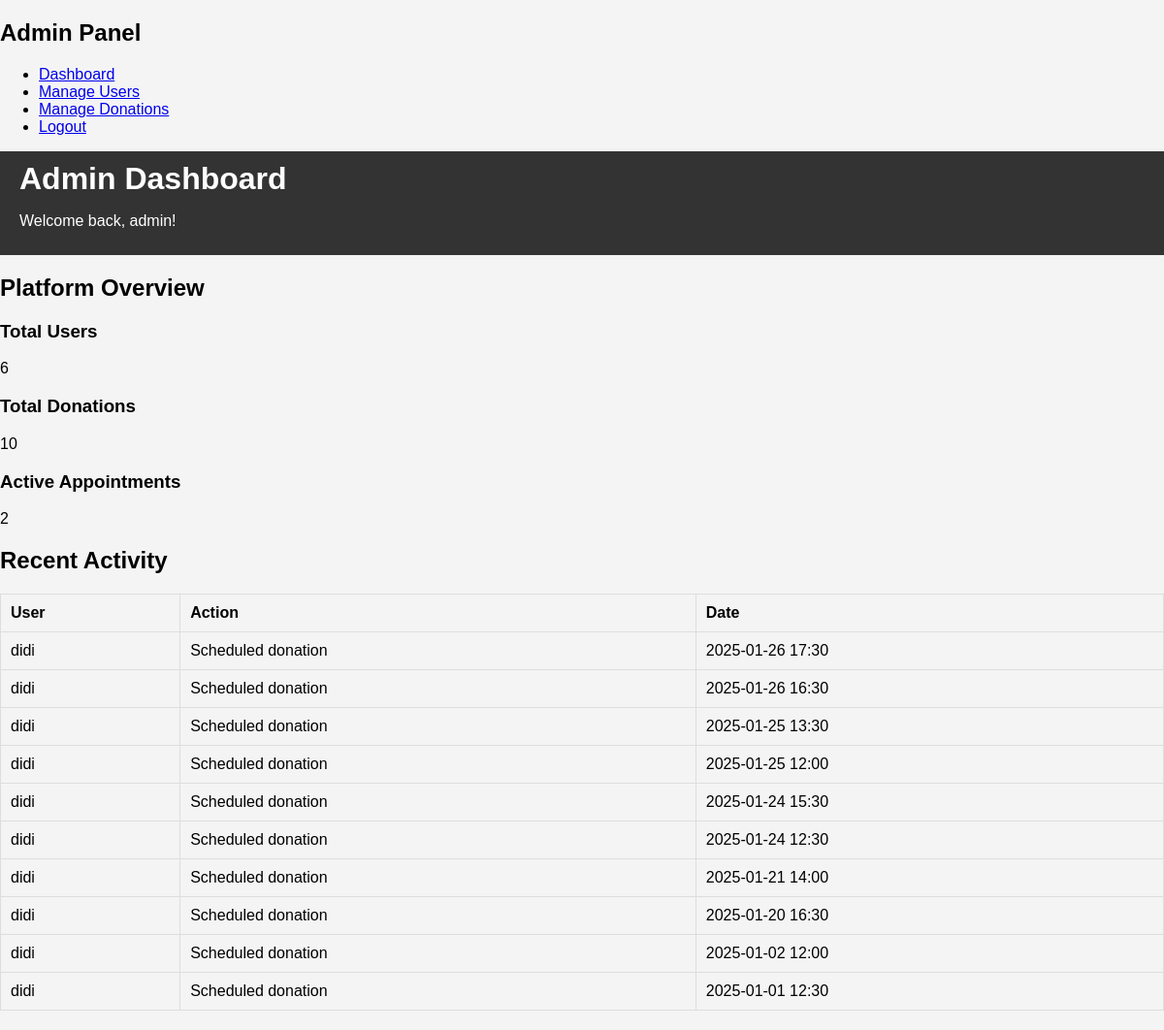
The app's page /admin/dashboard (signed in) with its own data.
### tables this page shows
CREATE TABLE users (
        id INTEGER PRIMARY KEY AUTOINCREMENT,
        full_name TEXT NOT NULL,
        username TEXT UNIQUE NOT NULL,
        email TEXT UNIQUE NOT NULL,
        password TEXT NOT NULL 
    , is_admin BOOLEAN DEFAULT 0);

### app.py (the view)
@app.route('/admin/dashboard')
def admin_dashboard():
    if not session.get('logged_in') or not session.get('is_admin'):
        flash("Access Denied. Admins Only!", "danger")
        return redirect(url_for('login'))
    conn = get_db_connection()
    cursor = conn.cursor()
    cursor.execute("SELECT COUNT(*) AS total_users FROM users")
    total_users = cursor.fetchone()['total_users']
    cursor.execute("SELECT COUNT(*) AS total_donations FROM appointments")
    total_donations = cursor.fetchone()['total_donations']
    cursor.execute("""
        SELECT COUNT(*) AS active_appointments
        FROM appointments
        WHERE date >= DATE('now')
    """)
    active_appointments = cursor.fetchone()['active_appointments']
    cursor.execute("""
        SELECT u.username AS user,
               'Scheduled donation' AS action,
               a.date || ' ' || a.time AS date
        FROM appointments a
        JOIN users u ON a.user_id = u.id
        ORDER BY a.date DESC, a.time DESC
        LIMIT 10
    """)
    recent_activity = cursor.fetchall()
    conn.close()
    return render_template(
        'admin_dashboard.html',
        total_users=total_users,
        total_donations=total_donations,
        active_appointments=active_appointments,
        recent_activity=recent_activity
    )

### app.py (called while the page is built)
def get_db_connection():
    try:
        conn = sqlite3.connect('database.db')  # Adjust path if necessary
        conn.row_factory = sqlite3.Row  # Enable dictionary-like row access
        return conn
    except sqlite3.Error as e:
        print(f"Error connecting to database: {e}")
        return None

### templates/admin_dashboard.html (shortened to what this page needs)
<!DOCTYPE html>
<html lang="en">
<head>
    <link rel="stylesheet" href="{{ url_for('static', filename='css/styles-admin.css') }}">
</head>
<body>
    <div class="admin-container">
        <aside class="sidebar">
            <div class="sidebar-header">
                <h2>Admin Panel</h2>
            </div>
            <ul class="sidebar-menu">
                <li><a href="{{ url_for('admin_dashboard') }}" class="active">Dashboard</a></li>
                <li><a href="{{ url_for('admin_users') }}">Manage Users</a></li>
                <li><a href="{{ url_for('admin_donations') }}">Manage Donations</a></li>
                <li><a href="{{ url_for('logout') }}">Logout</a></li>
            </ul>
        </aside>
        <main class="main-content">
            <header class="main-header">
                <h1>Admin Dashboard</h1>
                <p>Welcome back, {{ session['username'] }}!</p>
            </header>
            <section class="stats-overview">
                <h2>Platform Overview</h2>
                <div class="stats-grid">
                    <div class="stat-card">
                        <h3>Total Users</h3>
                        <p>{{ total_users }}</p>
                    </div>
                    <div class="stat-card">
                        <h3>Total Donations</h3>
                        <p>{{ total_donations }}</p>
                    </div>
                    <div class="stat-card">
                        <h3>Active Appointments</h3>
                        <p>{{ active_appointments }}</p>
                    </div>
                </div>
            </section>
            <section class="recent-activity">
                <h2>Recent Activity</h2>
                <table class="activity-table">
                    <thead>
                        <tr>
                            <th>User</th>
                            <th>Action</th>
                            <th>Date</th>
                        </tr>
                    </thead>
                    <tbody>
                        {% for activity in recent_activity %}
                        <tr>
                            <td>{{ activity.user }}</td>
                            <td>{{ activity.action }}</td>
                            <td>{{ activity.date }}</td>
                        </tr>
                        {% endfor %}
                    </tbody>
                </table>
            </section>
        </main>
    </div>
</body>
</html>

### static/css/styles-admin.css (style rules this page uses)
body { font-family: Arial, sans-serif; background-color: #f4f4f4; margin: 0; padding: 0; }
header { background: #333; color: #fff; padding: 10px 20px; }
header h1 { margin: 0; }
table { width: 100%; border-collapse: collapse; margin: 20px 0; }
table th, table td { padding: 10px; text-align: left; border: 1px solid #ddd; }

### records on screen
users: user "didi", action "Scheduled donation", date "2025-01-26 17:30", date "2025-01-26 16:30", date "2025-01-25 13:30", date "2025-01-25 12:00", date "2025-01-24 15:30", date "2025-01-24 12:30", date "2025-01-21 14:00", date "2025-01-20 16:30", date "2025-01-02 12:00", date "2025-01-01 12:30"

### other values on screen
{{ session['username'] }} "admin"
{{ total_users }} "6"
{{ total_donations }} "10"
{{ active_appointments }} "2"
